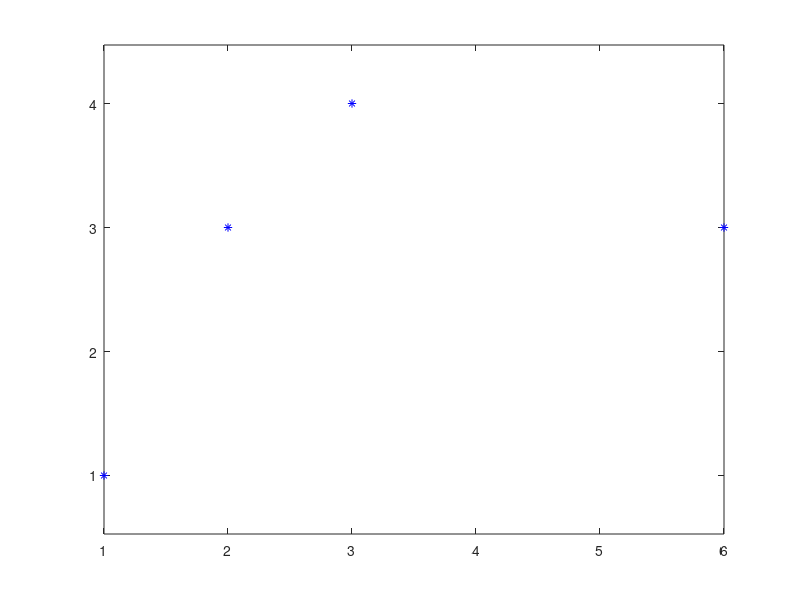

Here is the MATLAB script that generated this plot: (Note: this script raises an error after producing the figure.)
clear 
px = [1,2,3,6];
py = [1,3,4,3];

plot(px,py,'b*');
axis equal; hold on;

t1 = -1; t2 = 0; t3 = 1; t4 = 3;

syms a3 a2 a1 a0

ex = [a3*t1^3 + a2*t1^2 + a1*t1 + a0 == px(1), ...
      a3*t2^3 + a2*t2^2 + a1*t2 + a0 == px(2), ...
      a3*t3^3 + a2*t3^2 + a1*t3 + a0 == px(3), ...
      a3*t4^3 + a2*t4^2 + a1*t4 + a0 == px(4)
];

sx = solve(ex, [a3 a2 a1 a0]);

syms t

x(t) = sx.a3 * t^3 + sx.a2 * t^2 + ...
    sx.a1 * t + sx.a0;


syms b3 b2 b1 b0

ey = [b3*t1^3 + b2*t1^2 + b1*t1 + b0 == py(1), ...
      b3*t2^3 + b2*t2^2 + b1*t2 + b0 == py(2), ...
      b3*t3^3 + b2*t3^2 + b1*t3 + b0 == py(3), ...
      b3*t4^3 + b2*t4^2 + b1*t4 + b0 == py(4)
];

sy = solve(ey, [b3 b2 b1 b0]);
y(t)= sy.b3 * t^3 + sy.b2 * t^2 + ...
    sy.b1 * t + sy.b0;

fplot(x,y,[t1 t4], 'r', 'LineWidth', 2);


syms b3 b2 b1 b0
y(t) = b3*t^3 + b2*t^2 + b1*t + b0;
yd(t) = diff(y,t);
ey = [y(t1) == py(1), y(t2) == py(2), yd(t1) == vy(1), yd(t2) == vy(t2)];
cy(t) = subs(y, [b3 b2 b1 b0], [sy.b3 sy.b2 sy.b1 sy.b0]);
fplot(cx, cy, [t1 t2])

